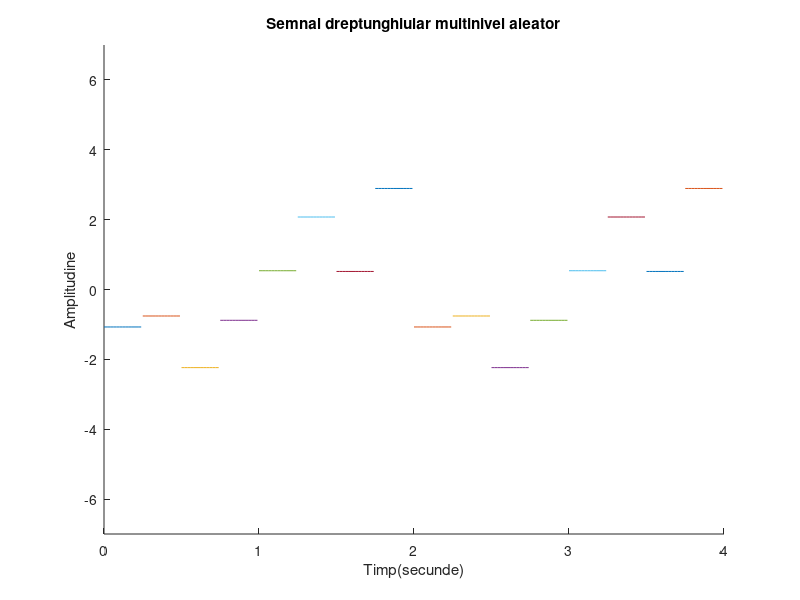

Reproduce this figure in MATLAB.
hold on;
%folosesc intructiunea hold on pentru a afisa simultan mai multe semnale pe grafic
%20ms
%folosim rand pentru a genera un numar aleator
r1=rand(1);
r2=rand(1);
r3=rand(1);
r4=rand(1);
r5=rand(1);
r6=rand(1);
r7=rand(1);
r8=rand(1);
t1=0:0.02:0.25;
t2=0.25:0.02:0.5;
t3=0.5:0.02:0.75;
t4=0.75:0.02:1;
t5=1:0.02:1.25;
t6=1.25:0.02:1.5;
t7=1.5:0.02:1.75;
t8=1.75:0.02:2;
%Stabilesc nivelurile
x1=-7*r1*square(8*pi*t1,100);
x2=-5*r2*square(8*pi*t2,100);
x3=-3*r3*square(8*pi*t3,100);
x4=-1*r4*square(8*pi*t4,100);
x5=1*r5*square(8*pi*t5,100);
x6=3*r6*square(8*pi*t6,100);
x7=5*r7*square(8*pi*t7,100);
x8=7*r8*square(8*pi*t8,100);
%->Vom folosi functia plot pentru a genera grafice cu parametrii t1 si x1, t2 si x2, t3 si x3, t4 si x4, t5 si x5, t6 si x6, t7 si t7,
%t8 si x8
plot(t1,x1);
plot(t2,x2);
plot(t3,x3);
plot(t4,x4);
plot(t5,x5);
plot(t6,x6);
plot(t7,x7);
plot(t8,x8);
%->Folosim functia axis pentru a delimita spectrele de valori ale graficului generat de plot pentru a se incadra corespunzator in parametri
axis([0 4 -7 7]);
plot(2+t1,x1);
plot(2+t2,x2);
plot(2+t3,x3);
plot(2+t4,x4);
plot(2+t5,x5);
plot(2+t6,x6);
plot(2+t7,x7);
plot(2+t8,x8);%Am denumit axa Ox
xlabel('Timp(secunde)')
%Am denumit axa Oy
ylabel('Amplitudine')
title('Semnal dreptunghiular multinivel aleator')
